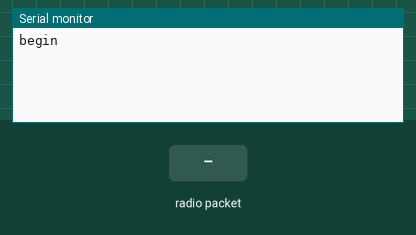
Recording of a sketch running on a simulated Arduino Uno, built with avr-gcc and run on an emulated ATmega328P. On the bench: the last lines printed to the serial monitor. The test bench sets the inputs (shaded band). No radio packets arrive unless stated.

Above: at 1.2 s.
1.3 s: radio packet "1" arrives
At 2.2 s:
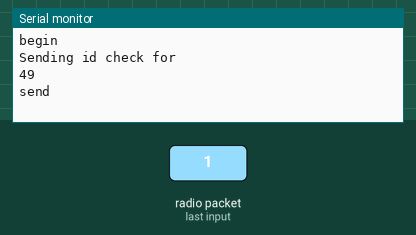
2.8 s: radio packet "0" arrives
At 3.3 s:
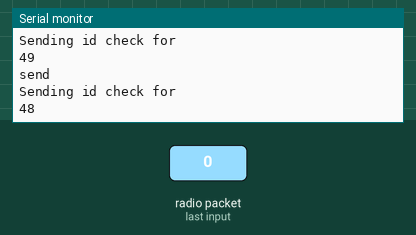
4.3 s: radio packet "2" arrives
At 5.7 s:
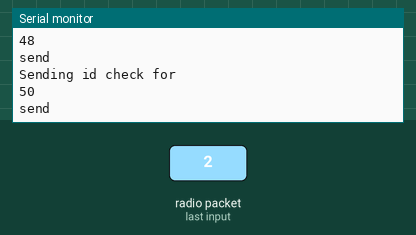

The sketch:

target_gc.ino
```cpp
//Target for the Geochallenger class project
//TX on 8, RX on 4, confirmation LED on 3;
//It would be nice to add check to validate the transmitter's id
//Instead of sending the transmitter's id, should send the target's, but then need some decent checksum

#include <VirtualWire.h>
int confLed = 3;
char iD_check[16] = {"FEDCBA987654321"};

uint8_t buf[16];
uint8_t buflen = 16;

void setup() {
  Serial.begin(9600);
  digitalWrite(confLed, LOW);

  vw_set_tx_pin(8);//Digital to tx's DATA
  vw_set_rx_pin(4);//rx's DATA
  vw_setup(4000);// speed of data transfer Kbps
  vw_rx_start();
  Serial.println("begin");
}

void loop() {
  if (vw_get_message(buf, &buflen)) {
    digitalWrite(confLed, HIGH);
/*    for (int i = 0; i < buflen; i++) {
     iD_check[buflen-i] = buf[i];
    }*/
    Serial.println("Sending id check for "); //Print the transmissor's id, but not it's check
    Serial.println(*buf); //There must be a better way to do this
    send(iD_check); //send iD_check
  //  send(iD_check);
  //  send(iD_check);
    Serial.println("send");
  }
}

void send(char *message){
  vw_send((uint8_t *)message, strlen(message)); //send iD_check; maybe just use 16 on the lenght
  vw_wait_tx(); // Wait until the whole message is gone
  delay(500); //Not sure why wait on the receiver. Maybe we avoid noise on the communications
}
```

Measured:
- after the input at 1.3 s, the serial monitor: prints a new line at once (image 1)
- after the input at 2.8 s, the serial monitor: prints a new line at once (image 2)
- after the input at 4.3 s, the serial monitor: prints a new line at once (image 3)
